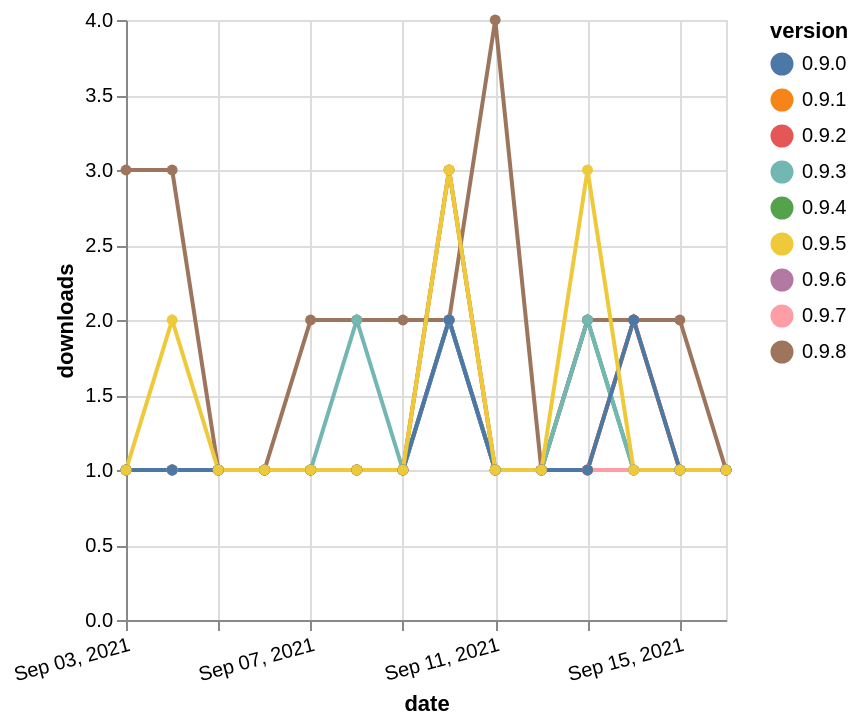

The Vega-Lite source for this figure:
### Vega-Lite specification from a JSON file in a GitHub repository (floating-point values rounded to 4 significant figures)
{"$schema": "https://vega.github.io/schema/vega-lite/v5.json", "description": "A simple bar chart with embedded data.", "data": {"values": [{"date": "2021-09-03", "total": 235, "delta": 1, "version": "0.9.6"}, {"date": "2021-09-04", "total": 236, "delta": 1, "version": "0.9.6"}, {"date": "2021-09-05", "total": 237, "delta": 1, "version": "0.9.6"}, {"date": "2021-09-06", "total": 238, "delta": 1, "version": "0.9.6"}, {"date": "2021-09-07", "total": 239, "delta": 1, "version": "0.9.6"}, {"date": "2021-09-08", "total": 240, "delta": 1, "version": "0.9.6"}, {"date": "2021-09-09", "total": 241, "delta": 1, "version": "0.9.6"}, {"date": "2021-09-10", "total": 244, "delta": 3, "version": "0.9.6"}, {"date": "2021-09-11", "total": 245, "delta": 1, "version": "0.9.6"}, {"date": "2021-09-12", "total": 246, "delta": 1, "version": "0.9.6"}, {"date": "2021-09-13", "total": 247, "delta": 1, "version": "0.9.6"}, {"date": "2021-09-14", "total": 248, "delta": 1, "version": "0.9.6"}, {"date": "2021-09-15", "total": 249, "delta": 1, "version": "0.9.6"}, {"date": "2021-09-16", "total": 250, "delta": 1, "version": "0.9.6"}, {"date": "2021-09-03", "total": 276, "delta": 1, "version": "0.9.2"}, {"date": "2021-09-04", "total": 277, "delta": 1, "version": "0.9.2"}, {"date": "2021-09-05", "total": 278, "delta": 1, "version": "0.9.2"}, {"date": "2021-09-06", "total": 279, "delta": 1, "version": "0.9.2"}, {"date": "2021-09-07", "total": 280, "delta": 1, "version": "0.9.2"}, {"date": "2021-09-08", "total": 281, "delta": 1, "version": "0.9.2"}, {"date": "2021-09-09", "total": 282, "delta": 1, "version": "0.9.2"}, {"date": "2021-09-10", "total": 284, "delta": 2, "version": "0.9.2"}, {"date": "2021-09-11", "total": 285, "delta": 1, "version": "0.9.2"}, {"date": "2021-09-12", "total": 286, "delta": 1, "version": "0.9.2"}, {"date": "2021-09-13", "total": 287, "delta": 1, "version": "0.9.2"}, {"date": "2021-09-14", "total": 289, "delta": 2, "version": "0.9.2"}, {"date": "2021-09-15", "total": 290, "delta": 1, "version": "0.9.2"}, {"date": "2021-09-16", "total": 291, "delta": 1, "version": "0.9.2"}, {"date": "2021-09-03", "total": 222, "delta": 1, "version": "0.9.7"}, {"date": "2021-09-04", "total": 223, "delta": 1, "version": "0.9.7"}, {"date": "2021-09-05", "total": 224, "delta": 1, "version": "0.9.7"}, {"date": "2021-09-06", "total": 225, "delta": 1, "version": "0.9.7"}, {"date": "2021-09-07", "total": 226, "delta": 1, "version": "0.9.7"}, {"date": "2021-09-08", "total": 227, "delta": 1, "version": "0.9.7"}, {"date": "2021-09-09", "total": 228, "delta": 1, "version": "0.9.7"}, {"date": "2021-09-10", "total": 230, "delta": 2, "version": "0.9.7"}, {"date": "2021-09-11", "total": 231, "delta": 1, "version": "0.9.7"}, {"date": "2021-09-12", "total": 232, "delta": 1, "version": "0.9.7"}, {"date": "2021-09-13", "total": 233, "delta": 1, "version": "0.9.7"}, {"date": "2021-09-14", "total": 234, "delta": 1, "version": "0.9.7"}, {"date": "2021-09-15", "total": 235, "delta": 1, "version": "0.9.7"}, {"date": "2021-09-16", "total": 236, "delta": 1, "version": "0.9.7"}, {"date": "2021-09-03", "total": 199, "delta": 1, "version": "0.9.4"}, {"date": "2021-09-04", "total": 200, "delta": 1, "version": "0.9.4"}, {"date": "2021-09-05", "total": 201, "delta": 1, "version": "0.9.4"}, {"date": "2021-09-06", "total": 202, "delta": 1, "version": "0.9.4"}, {"date": "2021-09-07", "total": 203, "delta": 1, "version": "0.9.4"}, {"date": "2021-09-08", "total": 204, "delta": 1, "version": "0.9.4"}, {"date": "2021-09-09", "total": 205, "delta": 1, "version": "0.9.4"}, {"date": "2021-09-10", "total": 207, "delta": 2, "version": "0.9.4"}, {"date": "2021-09-11", "total": 208, "delta": 1, "version": "0.9.4"}, {"date": "2021-09-12", "total": 209, "delta": 1, "version": "0.9.4"}, {"date": "2021-09-13", "total": 211, "delta": 2, "version": "0.9.4"}, {"date": "2021-09-14", "total": 212, "delta": 1, "version": "0.9.4"}, {"date": "2021-09-15", "total": 213, "delta": 1, "version": "0.9.4"}, {"date": "2021-09-16", "total": 214, "delta": 1, "version": "0.9.4"}, {"date": "2021-09-03", "total": 442, "delta": 1, "version": "0.9.1"}, {"date": "2021-09-04", "total": 443, "delta": 1, "version": "0.9.1"}, {"date": "2021-09-05", "total": 444, "delta": 1, "version": "0.9.1"}, {"date": "2021-09-06", "total": 445, "delta": 1, "version": "0.9.1"}, {"date": "2021-09-07", "total": 446, "delta": 1, "version": "0.9.1"}, {"date": "2021-09-08", "total": 447, "delta": 1, "version": "0.9.1"}, {"date": "2021-09-09", "total": 448, "delta": 1, "version": "0.9.1"}, {"date": "2021-09-10", "total": 451, "delta": 3, "version": "0.9.1"}, {"date": "2021-09-11", "total": 452, "delta": 1, "version": "0.9.1"}, {"date": "2021-09-12", "total": 453, "delta": 1, "version": "0.9.1"}, {"date": "2021-09-13", "total": 454, "delta": 1, "version": "0.9.1"}, {"date": "2021-09-14", "total": 456, "delta": 2, "version": "0.9.1"}, {"date": "2021-09-15", "total": 457, "delta": 1, "version": "0.9.1"}, {"date": "2021-09-16", "total": 458, "delta": 1, "version": "0.9.1"}, {"date": "2021-09-03", "total": 192, "delta": 3, "version": "0.9.8"}, {"date": "2021-09-04", "total": 195, "delta": 3, "version": "0.9.8"}, {"date": "2021-09-05", "total": 196, "delta": 1, "version": "0.9.8"}, {"date": "2021-09-06", "total": 197, "delta": 1, "version": "0.9.8"}, {"date": "2021-09-07", "total": 199, "delta": 2, "version": "0.9.8"}, {"date": "2021-09-08", "total": 201, "delta": 2, "version": "0.9.8"}, {"date": "2021-09-09", "total": 203, "delta": 2, "version": "0.9.8"}, {"date": "2021-09-10", "total": 205, "delta": 2, "version": "0.9.8"}, {"date": "2021-09-11", "total": 209, "delta": 4, "version": "0.9.8"}, {"date": "2021-09-12", "total": 210, "delta": 1, "version": "0.9.8"}, {"date": "2021-09-13", "total": 212, "delta": 2, "version": "0.9.8"}, {"date": "2021-09-14", "total": 214, "delta": 2, "version": "0.9.8"}, {"date": "2021-09-15", "total": 216, "delta": 2, "version": "0.9.8"}, {"date": "2021-09-16", "total": 217, "delta": 1, "version": "0.9.8"}, {"date": "2021-09-03", "total": 250, "delta": 1, "version": "0.9.3"}, {"date": "2021-09-04", "total": 251, "delta": 1, "version": "0.9.3"}, {"date": "2021-09-05", "total": 252, "delta": 1, "version": "0.9.3"}, {"date": "2021-09-06", "total": 253, "delta": 1, "version": "0.9.3"}, {"date": "2021-09-07", "total": 254, "delta": 1, "version": "0.9.3"}, {"date": "2021-09-08", "total": 256, "delta": 2, "version": "0.9.3"}, {"date": "2021-09-09", "total": 257, "delta": 1, "version": "0.9.3"}, {"date": "2021-09-10", "total": 259, "delta": 2, "version": "0.9.3"}, {"date": "2021-09-11", "total": 260, "delta": 1, "version": "0.9.3"}, {"date": "2021-09-12", "total": 261, "delta": 1, "version": "0.9.3"}, {"date": "2021-09-13", "total": 263, "delta": 2, "version": "0.9.3"}, {"date": "2021-09-14", "total": 264, "delta": 1, "version": "0.9.3"}, {"date": "2021-09-15", "total": 265, "delta": 1, "version": "0.9.3"}, {"date": "2021-09-16", "total": 266, "delta": 1, "version": "0.9.3"}, {"date": "2021-09-03", "total": 265, "delta": 1, "version": "0.9.0"}, {"date": "2021-09-04", "total": 266, "delta": 1, "version": "0.9.0"}, {"date": "2021-09-05", "total": 267, "delta": 1, "version": "0.9.0"}, {"date": "2021-09-06", "total": 268, "delta": 1, "version": "0.9.0"}, {"date": "2021-09-07", "total": 269, "delta": 1, "version": "0.9.0"}, {"date": "2021-09-08", "total": 270, "delta": 1, "version": "0.9.0"}, {"date": "2021-09-09", "total": 271, "delta": 1, "version": "0.9.0"}, {"date": "2021-09-10", "total": 273, "delta": 2, "version": "0.9.0"}, {"date": "2021-09-11", "total": 274, "delta": 1, "version": "0.9.0"}, {"date": "2021-09-12", "total": 275, "delta": 1, "version": "0.9.0"}, {"date": "2021-09-13", "total": 276, "delta": 1, "version": "0.9.0"}, {"date": "2021-09-14", "total": 278, "delta": 2, "version": "0.9.0"}, {"date": "2021-09-15", "total": 279, "delta": 1, "version": "0.9.0"}, {"date": "2021-09-16", "total": 280, "delta": 1, "version": "0.9.0"}, {"date": "2021-09-03", "total": 326, "delta": 1, "version": "0.9.5"}, {"date": "2021-09-04", "total": 328, "delta": 2, "version": "0.9.5"}, {"date": "2021-09-05", "total": 329, "delta": 1, "version": "0.9.5"}, {"date": "2021-09-06", "total": 330, "delta": 1, "version": "0.9.5"}, {"date": "2021-09-07", "total": 331, "delta": 1, "version": "0.9.5"}, {"date": "2021-09-08", "total": 332, "delta": 1, "version": "0.9.5"}, {"date": "2021-09-09", "total": 333, "delta": 1, "version": "0.9.5"}, {"date": "2021-09-10", "total": 336, "delta": 3, "version": "0.9.5"}, {"date": "2021-09-11", "total": 337, "delta": 1, "version": "0.9.5"}, {"date": "2021-09-12", "total": 338, "delta": 1, "version": "0.9.5"}, {"date": "2021-09-13", "total": 341, "delta": 3, "version": "0.9.5"}, {"date": "2021-09-14", "total": 342, "delta": 1, "version": "0.9.5"}, {"date": "2021-09-15", "total": 343, "delta": 1, "version": "0.9.5"}, {"date": "2021-09-16", "total": 344, "delta": 1, "version": "0.9.5"}]}, "width": "container", "mark": {"type": "line", "point": {"filled": true}}, "encoding": {"x": {"field": "date", "type": "temporal", "timeUnit": "yearmonthdate", "title": "date", "axis": {"labelAngle": -15}}, "y": {"field": "delta", "type": "quantitative", "title": "downloads"}, "color": {"field": "version", "type": "nominal"}, "tooltip": {"field": "delta"}}}
